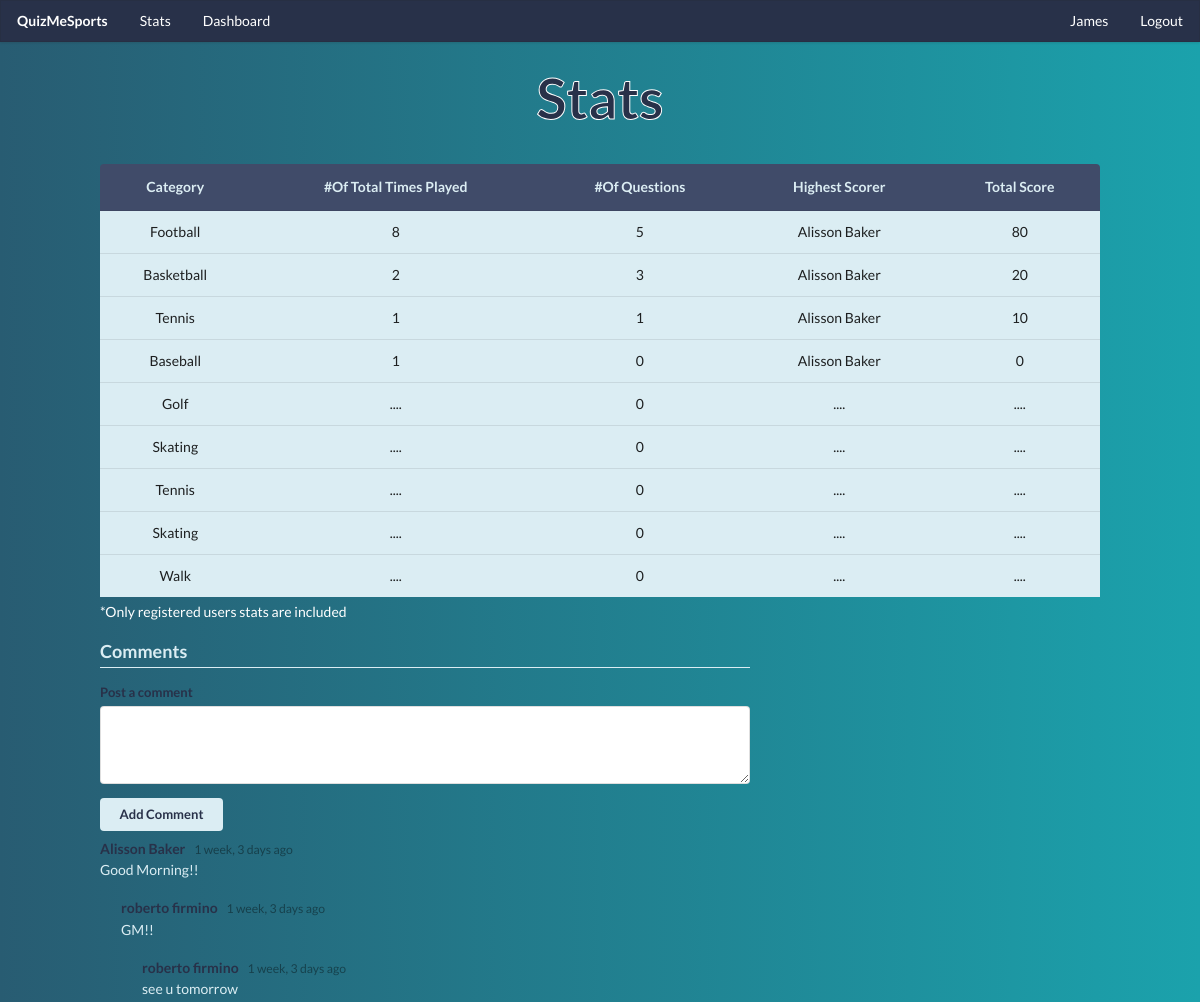
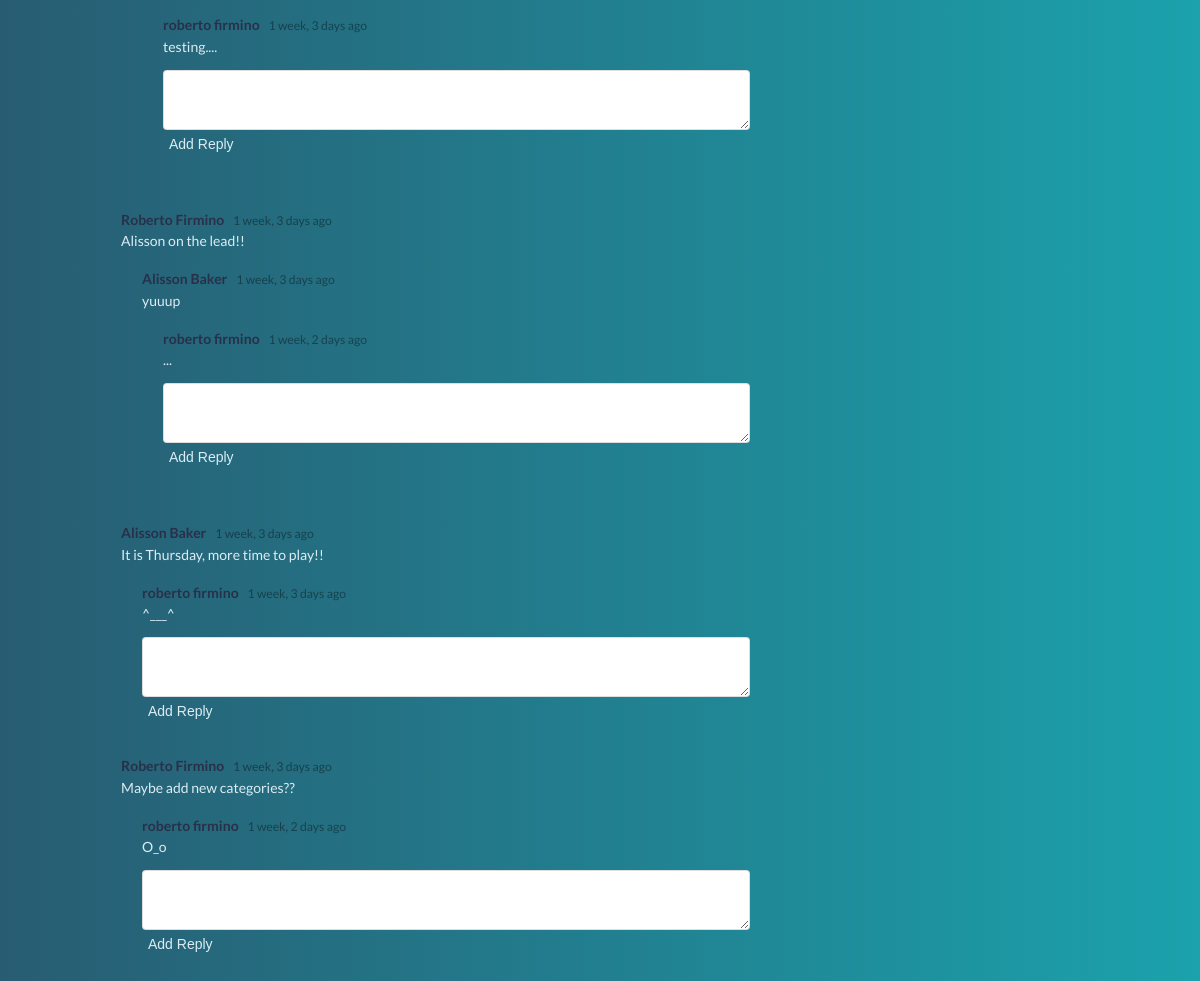
/stats (signed in), run on an earlier commit of the app's database (2 pictures, top to bottom).
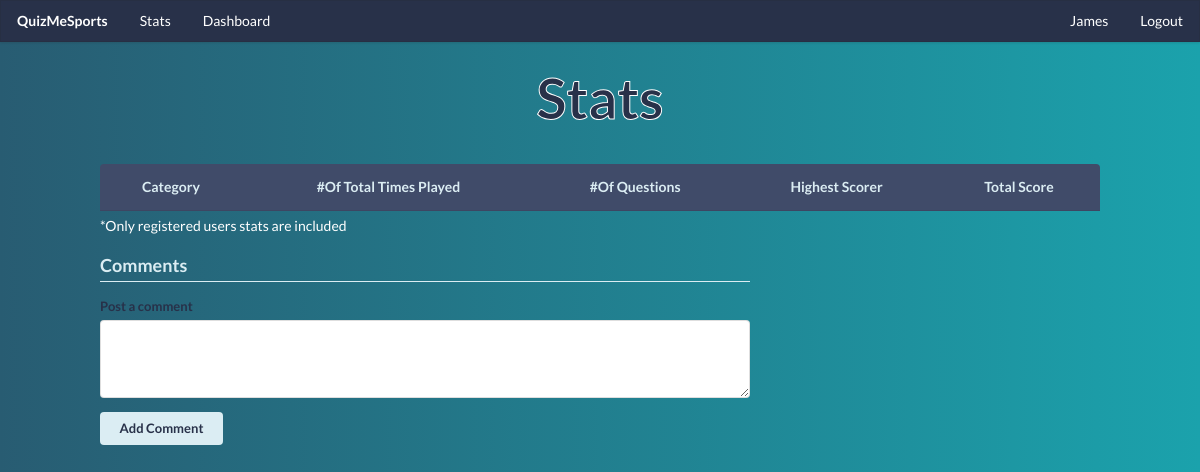
And on a later commit of the database.
### questions_app/models.py (models this page shows, shortened)
class Category(models.Model):
    title =  models.CharField(max_length=40)
    created_at = models.DateTimeField(auto_now_add=True)
    updated_at = models.DateTimeField(auto_now=True)
    objects = CategoryManager()

### login_app/models.py (models this page shows, shortened)
class User(models.Model):
    first_name= models.CharField(max_length=40)
    last_name= models.CharField(max_length=40, blank=True)
    username= models.CharField(max_length=40)
    password= models.CharField(max_length=120)
    isadmin=models.BooleanField(default=False)
    created_at = models.DateTimeField(auto_now_add=True)
    updated_at = models.DateTimeField(auto_now=True)
    objects = UserManager()

### profile_app/models.py (models this page shows, shortened)
class Comment(models.Model):
    comment_content = models.TextField()
    user_comment = models.ForeignKey(User, related_name='comment_by', on_delete=models.CASCADE)
    created_at = models.DateTimeField(auto_now_add=True)
    updated_at = models.DateTimeField(auto_now=True)
    objects = CommentManager()

class Reply(models.Model):
    reply_content = models.TextField()
    user_reply = models.ForeignKey(User, related_name='reply_by', on_delete=models.CASCADE)
    reply_to = models.ForeignKey(Comment, related_name='reply_to_comment', on_delete=models.CASCADE)
    created_at = models.DateTimeField(auto_now_add=True)
    updated_at = models.DateTimeField(auto_now=True)
    objects = CommentManager()

### profile_app/views.py (the view)
# urls.py: path('stats',views.stats),
def stats(request):
    if 'user_id' in request.session:
        categories= Category.objects.all()
        sum_scores=Score.objects.values('quiz_category','quiz_taken_by').annotate(sum=Sum('score')).order_by('-sum')
        highest_score=[]
        for catg in categories:
            for score in sum_scores:
                if score['quiz_category'] == catg.id :
                    highest_score.append(score)
                    break
        context={
            "categories":Category.objects.all(),
            "users":User.objects.all(),
            "scores":Score.objects.values('quiz_taken_by'),
            "comments":Comment.objects.all(),
            'replies':Reply.objects.all(),
            'highest_score':highest_score
        }
        return render(request,'categorystats.html',context)
    return HttpResponse(render(request,'index.html'))

### profile_app/templates/categorystats.html (shortened to what the changed rows need)
<!DOCTYPE html>
<html lang="en">
    <head>
        {% load static%}
        <link rel="stylesheet" href="{% static 'css/styles.css'%}">
        <link rel="stylesheet" href="https://cdn.jsdelivr.net/npm/semantic-ui@2.4.2/dist/semantic.min.css">
    </head>
    <body>
        <div  id="dashboard-container">
            <h1 class="ui center aligned header">Stats</h1>
            <table class="ui  table center aligned">
                <thead>
                    <tr>
                        <th>Category</th>
                        <th>#Of Total Times Played</th>
                        <th>#Of Questions</th>
                        <th>Highest Scorer</th>
                        <th>Total Score</th>
                    </tr>
                </thead>
                <tbody>
                  {%for category in categories%}
                    {%if category.questions_in_category.count == 0%}
                      <tr>
                        <td>{{category.title| capfirst}}</td>
                        <td>....</td>
                        <td>{{category.questions_in_group.count }}</td>
                        <td>....</td>
                        <td>....</td>
                    {%else%}
                      <tr>
                        <td>{{category.title| capfirst}}</td>
                        <td>{{category.questions_in_category.count}}</td>
                        <td>{{category.questions_in_group.count}}</td>
                        {%for score in highest_score%}
                        {%if score.quiz_category == category.id %}
                          {%for user in users%}
                            {%if user.id == score.quiz_taken_by %}
                              <td>{{ user.first_name| capfirst}} {{ user.last_name| capfirst}}</td>
                              <td>{{ score.sum}}</td>
                            {%endif%}
                          {%endfor%}
                        {%endif%}
                      {%endfor%}
                      </tr>
                    {%endif%}
                  {%endfor%}
                </tbody>
              </table>
              <div class="ui comments">
                <div id="comment_content_reply">
                {%for comment in comments%}
                  <div class="comment">
                      <span  class="author">{{comment.user_comment.first_name| capfirst}} {{comment.user_comment.last_name| capfirst}}</span>
                      <div class="metadata">
                        <span class="date">{{comment.created_at|timesince}} ago</span>
                      </div>
                      <p class="text">{{comment.comment_content}}</p>
                    {%for reply in replies%}
                      {%if reply.reply_to.id == comment.id%}
                      <div class="comments">
                        <div class="comment">
                            <span class="author">{{reply.user_reply.first_name}} {{reply.user_reply.last_name}}</span>
                            <div class="metadata">
                              <span class="date">{{reply.created_at|timesince}} ago</span>
                            </div>
                            <p class="text">{{reply.reply_content}}</p>
                        </div>
                      {%endif%}
                    {%endfor%}
                    <form id="form{{comment.id}}" class="ui reply form reply-form">
                      <div class="field">
                        <textarea rows="2" name="reply"></textarea>
                      </div>
                      <input type='submit' value='Add Reply' class="reply-link">
                    </form>
                  </div>
                </div>
                {%endfor%}
            </div>
          </div>
        </div>
    </body>
</html>

What changed in the data, as far as the page shows it:
removed Category: title "Football", questions_in_category.count "8", questions_in_group.count "5"
removed User: first_name "Alisson", last_name "Baker", sum "80", sum "20", sum "10", sum "0"
removed Category: title "Basketball", questions_in_category.count "2", questions_in_group.count "3"
removed Category: title "Tennis", questions_in_category.count "1", questions_in_group.count "1"
removed Category: title "Baseball", questions_in_category.count "1", questions_in_group.count "0"
removed Category: title "Golf", questions_in_group.count "0"
removed Category: title "Skating", questions_in_group.count "0"
removed Category: title "Tennis", questions_in_group.count "0"
removed Category: title "Skating", questions_in_group.count "0"
removed Category: title "Walk", questions_in_group.count "0"
removed Comment: user_comment.first_name "Alisson", user_comment.last_name "Baker", created_at "1 week, 3 days", comment_content "Good Morning!!"
removed Reply: user_reply.first_name "roberto", user_reply.last_name "firmino", created_at "1 week, 3 days", reply_content "GM!!", shown under "Alisson"
removed Reply: user_reply.first_name "roberto", user_reply.last_name "firmino", created_at "1 week, 3 days", reply_content "see u tomorrow", shown under "Alisson"
removed Reply: user_reply.first_name "roberto", user_reply.last_name "firmino", created_at "1 week, 3 days", reply_content "testing....", shown under "Alisson"
removed Comment: user_comment.first_name "Roberto", user_comment.last_name "Firmino", created_at "1 week, 3 days", comment_content "Alisson on the lead!!"
removed Reply: user_reply.first_name "Alisson", user_reply.last_name "Baker", created_at "1 week, 3 days", reply_content "yuuup", shown under "Roberto"
removed Reply: user_reply.first_name "roberto", user_reply.last_name "firmino", created_at "1 week, 2 days", reply_content "...", shown under "Roberto"
removed Comment: user_comment.first_name "Alisson", user_comment.last_name "Baker", created_at "1 week, 3 days", comment_content "It is Thursday, more time to play!!"
removed Reply: user_reply.first_name "roberto", user_reply.last_name "firmino", created_at "1 week, 3 days", reply_content "^___^", shown under "Alisson"
removed Comment: user_comment.first_name "Roberto", user_comment.last_name "Firmino", created_at "1 week, 3 days", comment_content "Maybe add new categories??"
removed Reply: user_reply.first_name "roberto", user_reply.last_name "firmino", created_at "1 week, 2 days", reply_content "O_o", shown under "Roberto"
